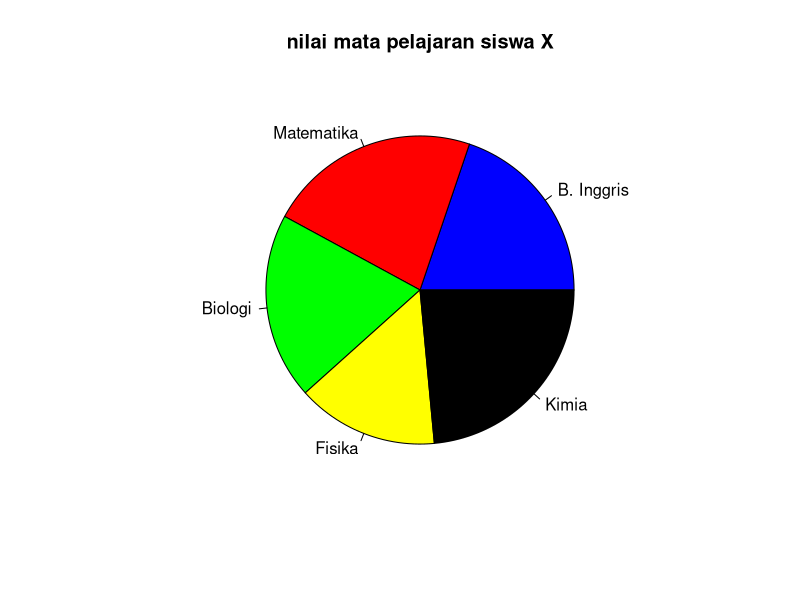

Recreate this plot in R.
vektor_value_nilai_siswa <- c(80, 90, 79, 60, 95)
vektor_label_nilai_siswa <- c("B. Inggris",
  "Matematika",
  "Biologi",
  "Fisika",
  "Kimia"
)
colors <- c("blue", "red", "green", "yellow", "black")
pie(vektor_value_nilai_siswa, vektor_label_nilai_siswa,
  main = "nilai mata pelajaran siswa X",
  col = colors
)